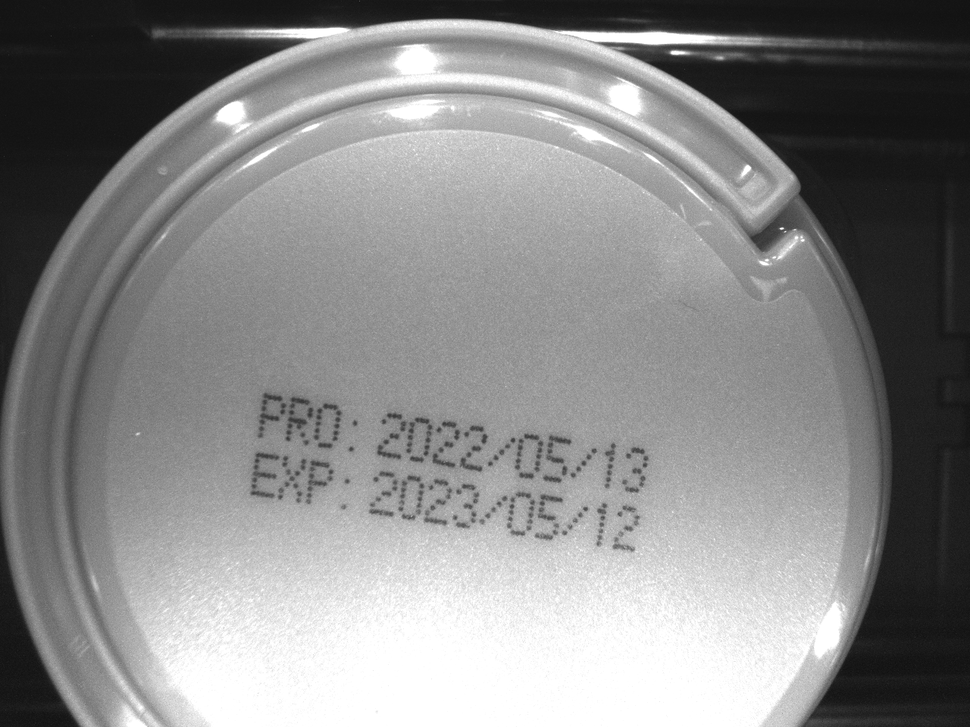
#> input picture data/image1.tif, 970 x 727 px, shrunk from 1280 x 960 before the run; its folder holds only this picture in this run
$ python -i ImageRotator.py   (imports and definitions only)
#> lines starting #> are read from the running program, lines starting #| are printed output that depends on the picture; after the words box and inside, x2 and y2 are one past the last pixel; in counts of white or black regions, pixels touching at a corner belong together
import cv2
import numpy as np
import matplotlib.pyplot as plt
import os
import glob

# [55 lines of commented-out code are left out]


class ImageRotator:
    def __init__(self) -> None:
        pass

    def get_rotated_angle(self, image) -> float:
    # Prep image, copy, convert to gray scale, blur, and threshold
        image = image.copy()
        h,w = image.shape[:2]

        x_percent=0.25
        y_percent=0.2
        cropped_image = image[int(h*y_percent):int(h*(1-y_percent)), int(w*x_percent): int(w*(1-x_percent))]

        gray = cv2.cvtColor(cropped_image, cv2.COLOR_BGR2GRAY)
        blur = cv2.GaussianBlur(gray, (3, 3), 0)
        thresh = cv2.threshold(blur, 0, 255, cv2.THRESH_BINARY_INV + cv2.THRESH_OTSU)[1]

        # Apply dilate to merge text into meaningful lines/paragraphs.
        # Use larger kernel on X axis to merge characters into single line, cancelling out any spaces.
        # But use smaller kernel on Y axis to separate between different blocks of text
        kernel = cv2.getStructuringElement(cv2.MORPH_RECT, (10, 10))
        dilate = cv2.dilate(thresh, kernel, iterations=5)

        # Find all contours
        contours, _ = cv2.findContours(dilate, cv2.RETR_LIST, cv2.CHAIN_APPROX_SIMPLE)
        contours = sorted(contours, key = cv2.contourArea, reverse = True)

        # Find largest contour and surround in min area box
        largestContour = contours[0]
        minAreaRect = cv2.minAreaRect(largestContour)

        # Determine the angle. Convert it to the value that was originally used to obtain skewed image
        angle = minAreaRect[-1]
        angle = 90-angle

        box = cv2.boxPoints(minAreaRect)
        box = np.int0(box)

        if minAreaRect[1][0] > minAreaRect[1][1]: angle += 90
        return angle

    def rotate_image(self, image, angle: float):
        image = image.copy()
        (h, w) = image.shape[:2]
        center = (w // 2, h // 2)
        M = cv2.getRotationMatrix2D(center, angle, 1.0, )
        image = cv2.warpAffine(image, M, (w, h), flags=cv2.INTER_AREA)
        return image

    def process(self, image):
        angle = self.get_rotated_angle(image)
        return self.rotate_image(image, -1.0 * angle)

all_paths = glob.glob('blue/*.tif')

m = -np.inf
rotator = ImageRotator()
# [13 lines not run here, left out]

>>> import cv2
>>> picture = cv2.imread('data/image1.tif')
#> picture is the input picture: shape (727, 970, 3); min 16, max 255, mean 136.6
>>> result = ImageRotator().process(picture)
#> in get_rotated_angle, `cropped_image = image[int(h*y_percent):int(h*(1-y_percent)), int(w*x_p..`:
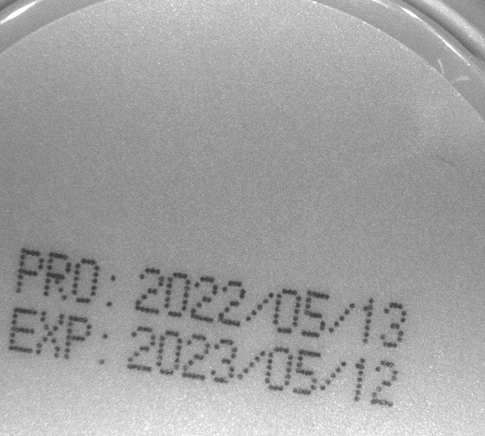
#> cropped_image: shape (436, 485, 3); min 52, max 255, mean 161.1
#> in get_rotated_angle, `thresh = cv2.threshold(blur, 0, 255, cv2.THRESH_BINARY_INV + cv2.THRES..`:
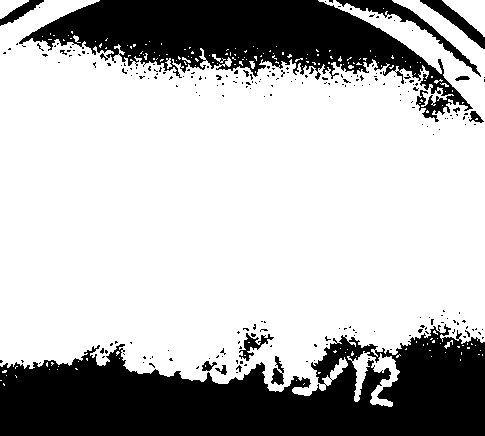
#> thresh: shape (436, 485); 71.5% white; 235 black regions (221 under 20 px), largest, box (x1, y1, x2, y2) and area: (0, 324, 485, 436) 34419, (19, 0, 473, 122) 21378, (336, 0, 481, 77) 1350
#> in get_rotated_angle, `dilate = cv2.dilate(thresh, kernel, iterations=5)`:
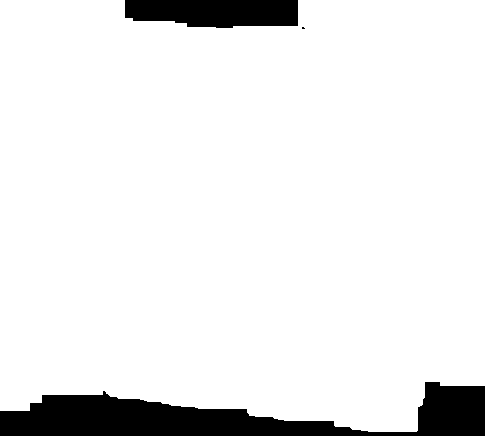
#> dilate: shape (436, 485); 91.6% white; 3 black regions (1 under 20 px)
#> in get_rotated_angle, `contours, _ = cv2.findContours(dilate, cv2.RETR_LIST, cv2.CHAIN_APPROX..`: contours = 2 contours, 1 with area under 20; largest, box (x1, y1, x2, y2) and area: (0, 0, 485, 432) 192865
#> in get_rotated_angle, `largestContour = contours[0]`: largestContour = contour of 96 points, box (x1, y1, x2, y2) (0, 0, 485, 432), area 192865
#> in get_rotated_angle, `minAreaRect = cv2.minAreaRect(largestContour)`: minAreaRect = ((242, 215.5), (431, 484), -90)
#> in get_rotated_angle, `angle = minAreaRect[-1]`: angle = -90
#> in get_rotated_angle, `angle = 90-angle`: angle = 180
#> in get_rotated_angle, `box = cv2.boxPoints(minAreaRect)`: box = [[484, 431], [-1.32e-14, 431], [0, 0], [484, 0]]
#> in get_rotated_angle, `box = np.int0(box)`: box = [[484, 431], [0, 431], [0, 0], [484, 0]]
#> in process, `angle = self.get_rotated_angle(image)`: angle = 180
#> in rotate_image, `image = cv2.warpAffine(image, M, (w, h), flags=cv2.INTER_AREA)`:
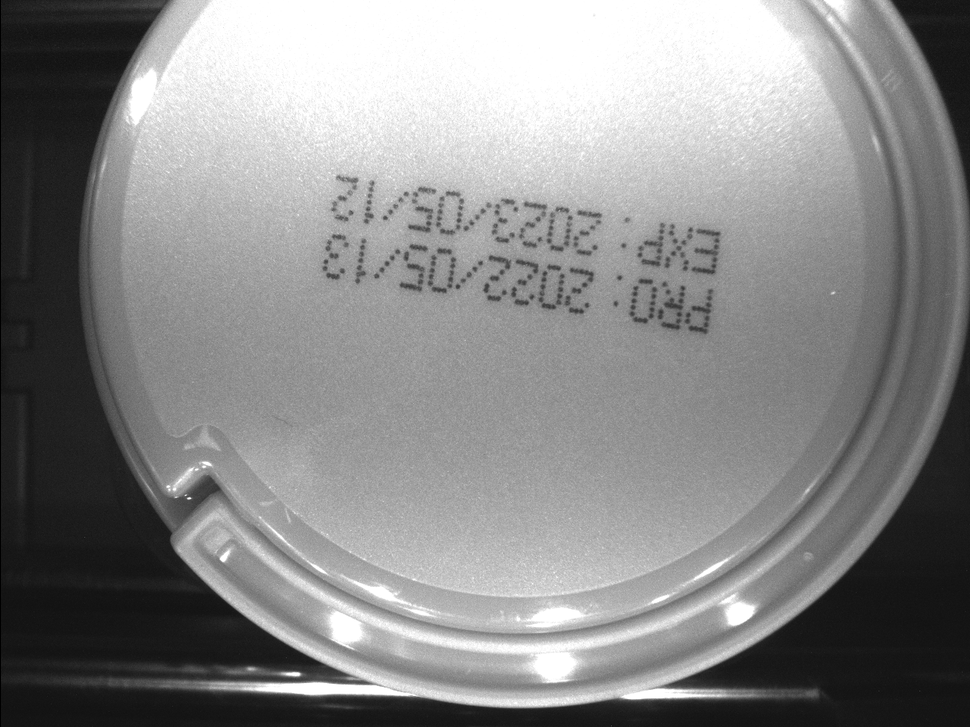
#> image: shape (727, 970, 3); min 0, max 255, mean 136.6

$ run again, on data/image2.tif
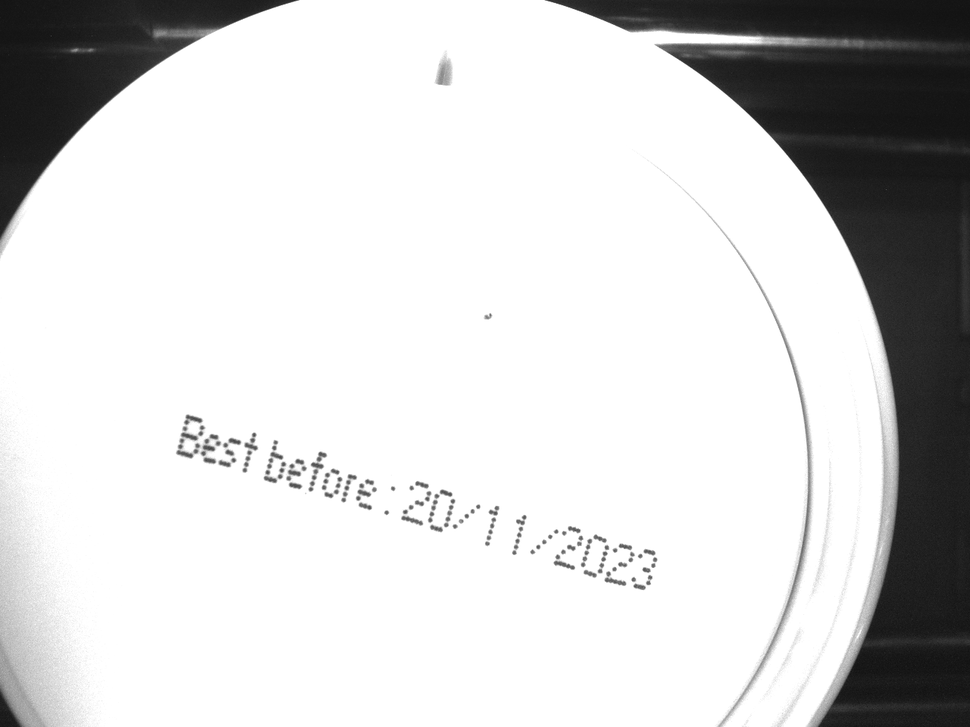
#> input picture data/image2.tif, 970 x 727 px, shrunk from 1280 x 960 before the run
#> picture is the input picture: shape (727, 970, 3); min 16, max 255, mean 212.6
#> in get_rotated_angle, `thresh = cv2.threshold(blur, 0, 255, cv2.THRESH_BINARY_INV + cv2.THRES..`:
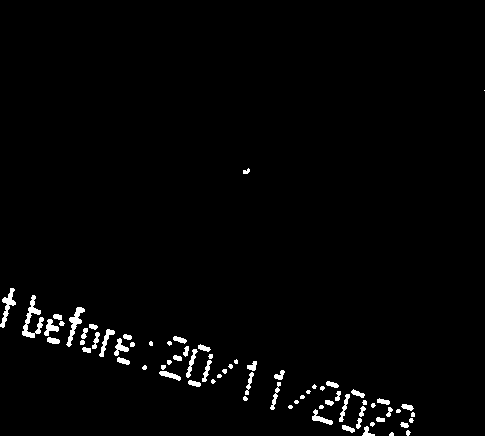
#> thresh: shape (436, 485); 1.9% white; 73 white regions (22 under 20 px), largest, box (x1, y1, x2, y2) and area: (22, 295, 44, 338) 335, (66, 307, 85, 347) 242, (0, 288, 16, 328) 220
#> dilate: shape (436, 485); 19.3% white; 3 white regions
#> contours = 3 contours; box (x1, y1, x2, y2) and area: (0, 268, 440, 436) 36578, (223, 148, 275, 199) 2540, (464, 70, 485, 116) 900
#> largestContour = contour of 173 points, box (x1, y1, x2, y2) (0, 268, 440, 436), area 36578
#> minAreaRect = ((213.7, 371), (99.64, 468.4), -73.46)
#> in get_rotated_angle, `angle = minAreaRect[-1]`: angle = -73.46
#> in get_rotated_angle, `angle = 90-angle`: angle = 163.5
#> in get_rotated_angle, `box = cv2.boxPoints(minAreaRect)`: box = [[424, 485.4], [-24.96, 352], [3.41, 256.5], [452.4, 389.9]]
#> in get_rotated_angle, `box = np.int0(box)`: box = [[424, 485], [-24, 352], [3, 256], [452, 389]]
#> in process, `angle = self.get_rotated_angle(image)`: angle = 163.5
#> in rotate_image, `image = cv2.warpAffine(image, M, (w, h), flags=cv2.INTER_AREA)`:
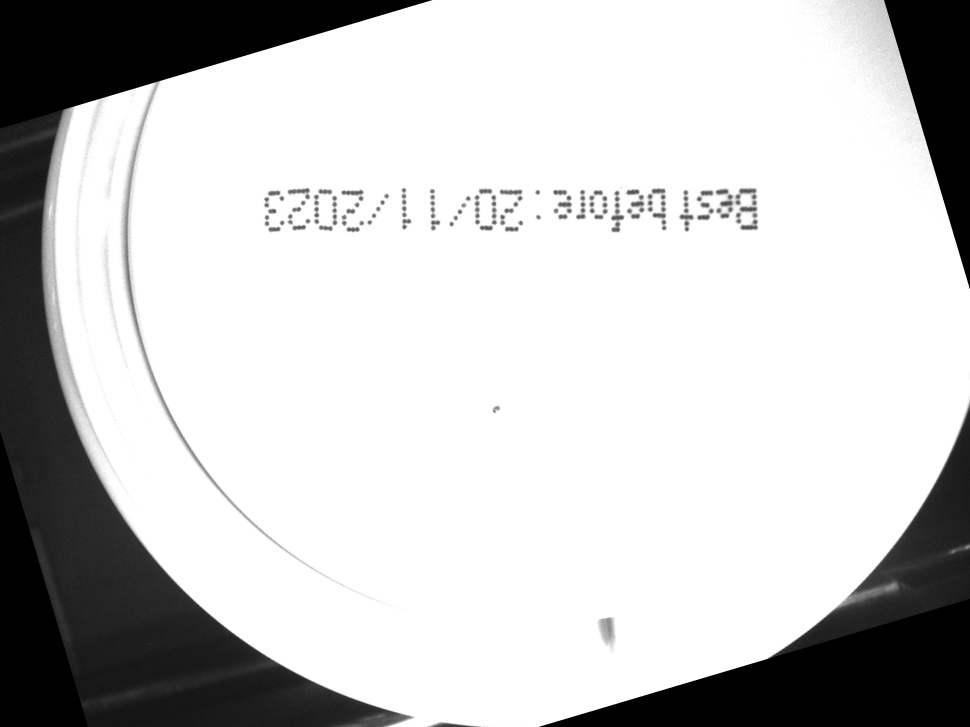
#> image: shape (727, 970, 3); min 0, max 255, mean 200.3

$ run again, on data/image4.tif
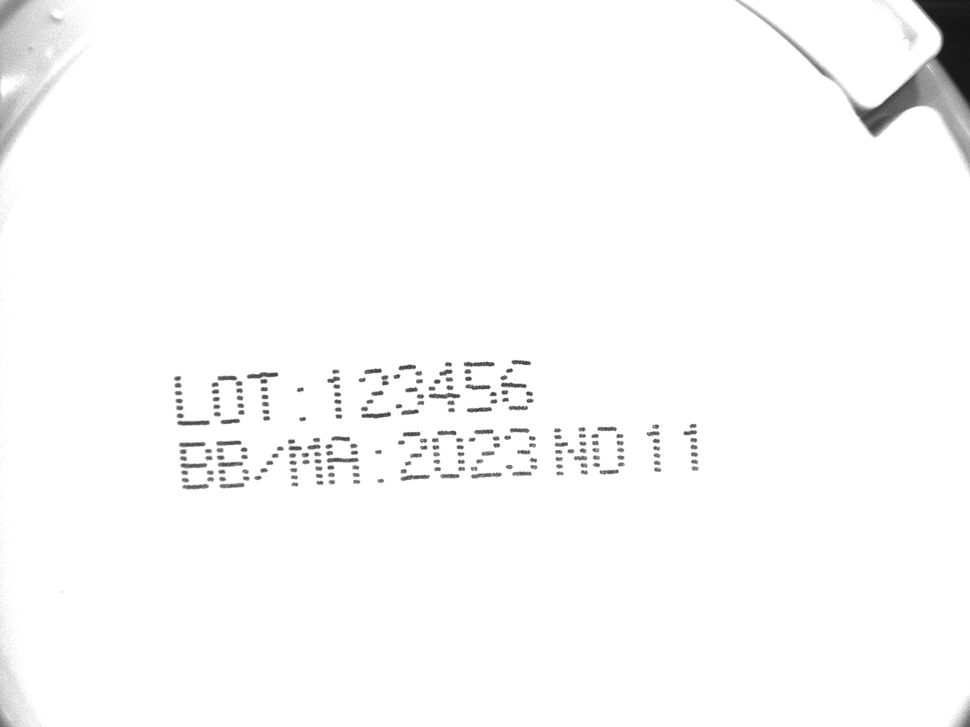
#> input picture data/image4.tif, 970 x 727 px, shrunk from 1280 x 960 before the run
#> picture is the input picture: shape (727, 970, 3); min 19, max 255, mean 250.8
#> in get_rotated_angle, `thresh = cv2.threshold(blur, 0, 255, cv2.THRESH_BINARY_INV + cv2.THRES..`:
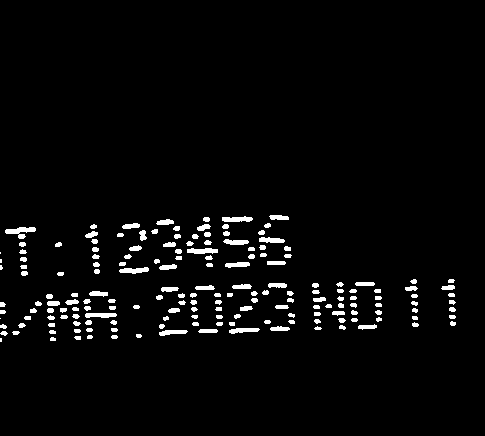
#> thresh: shape (436, 485); 3.2% white; 178 white regions (5 under 20 px), largest, box (x1, y1, x2, y2) and area: (5, 227, 36, 239) 185, (187, 248, 218, 254) 146, (222, 216, 253, 222) 143
#> dilate: shape (436, 485); 31.3% white; 1 white region
#> contours = 1 contour; box (x1, y1, x2, y2) and area: (0, 195, 481, 367) 65518
#> largestContour = contour of 90 points, box (x1, y1, x2, y2) (0, 195, 481, 367), area 65518
#> minAreaRect = ((238.3, 277.2), (482.8, 164.3), -2.1)
#> in get_rotated_angle, `angle = minAreaRect[-1]`: angle = -2.1
#> in get_rotated_angle, `angle = 90-angle`: angle = 92.1
#> in get_rotated_angle, `box = cv2.boxPoints(minAreaRect)`: box = [[0.0789, 368.2], [-5.93, 203.9], [476.5, 186.3], [482.5, 350.5]]
#> in get_rotated_angle, `box = np.int0(box)`: box = [[0, 368], [-5, 203], [476, 186], [482, 350]]
#> in get_rotated_angle, `if minAreaRect[1][0] > minAreaRect[1][1]: angle += 90`: angle = 182.1
#> in rotate_image, `image = cv2.warpAffine(image, M, (w, h), flags=cv2.INTER_AREA)`:
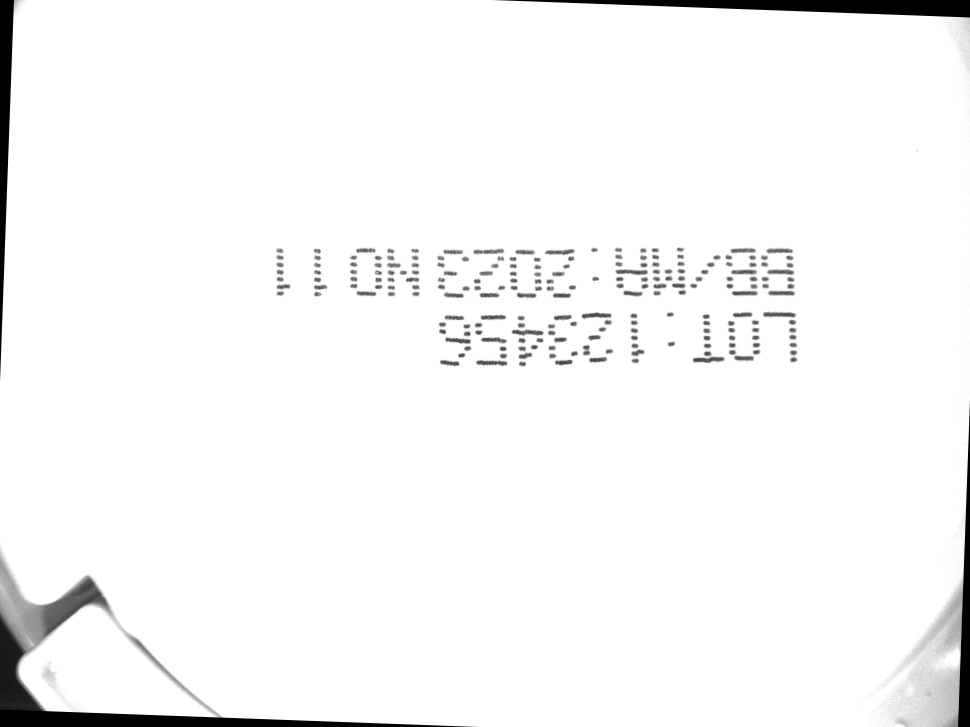
#> image: shape (727, 970, 3); min 0, max 255, mean 246.7
